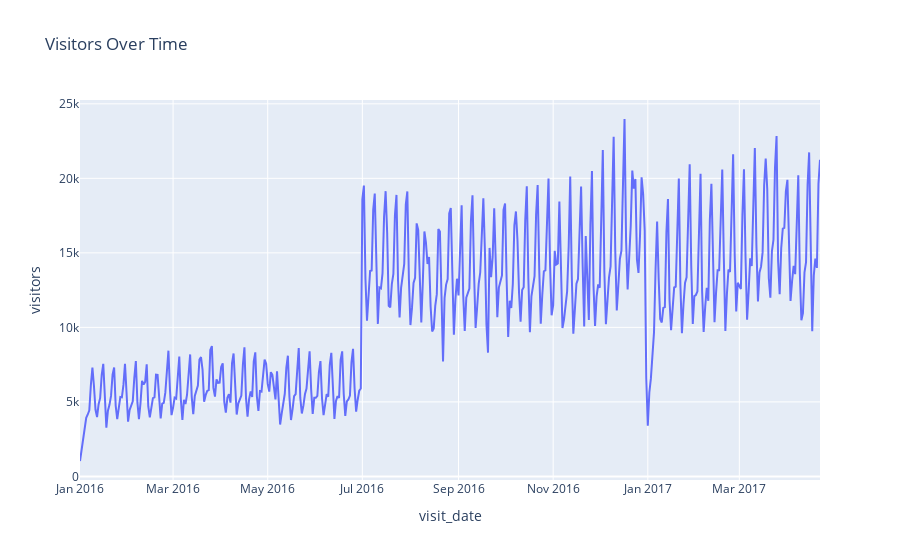

The notebook cell this image was saved under:
### Code cell
px.line(total_visits, x = 'visit_date',y = 'visitors', title = 'Visitors Over Time')

### Figure 1 — Plotly figure (JSON) as saved in the notebook; plotly's stock layout.template omitted (floating-point values rounded to 4 significant figures; data arrays with more than 128 entries replaced by an {"elided": "..."} marker saying what was removed)
{"data": [{"hovertemplate": "visit_date=%{x}<br>visitors=%{y}<extra></extra>", "legendgroup": "", "line": {"color": "#636efa", "dash": "solid"}, "marker": {"symbol": "circle"}, "mode": "lines", "name": "", "orientation": "v", "showlegend": false, "type": "scatter", "x": {"elided": "478 str values"}, "xaxis": "x", "y": {"elided": "478 int values"}, "yaxis": "y"}], "layout": {"legend": {"tracegroupgap": 0}, "title": {"text": "Visitors Over Time"}, "xaxis": {"anchor": "y", "domain": [0, 1], "title": {"text": "visit_date"}}, "yaxis": {"anchor": "x", "domain": [0, 1], "title": {"text": "visitors"}}}}
